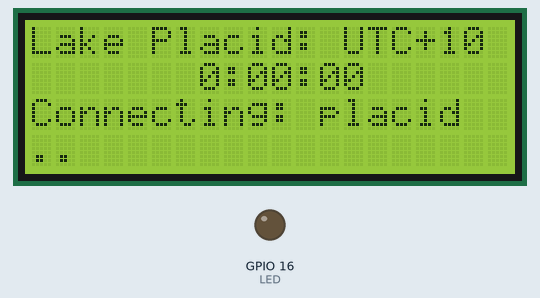
The sketch below on a simulated ESP8266 (NodeMCU). On the bench: 20×4 character LCD, output pins drawn as LEDs (lit = HIGH). WiFi joins after 1.5 s; servers stay silent unless stated.

Above: at 1.2 s.
At 2.1 s:
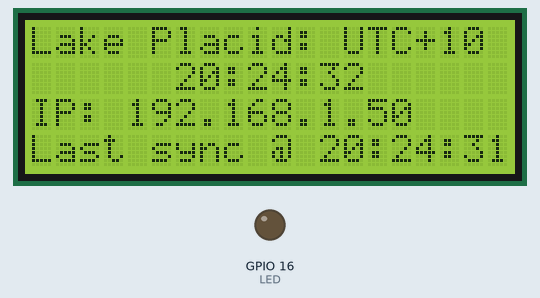
At 19.1 s:
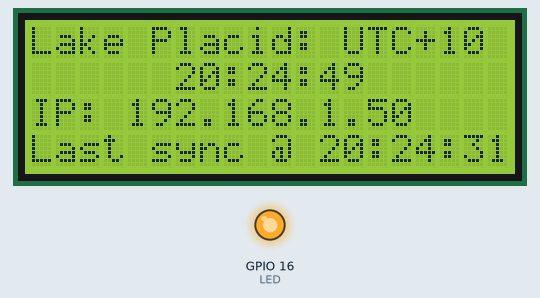
At 37.1 s:
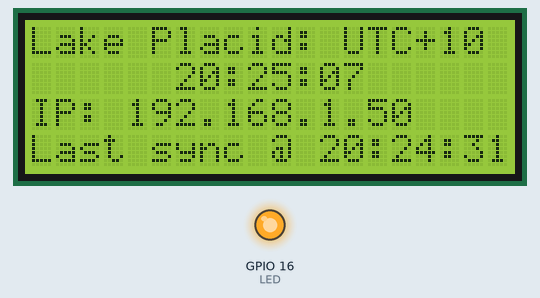
Timing chart, 0 to 40.0 s (numbered marks = the images above):
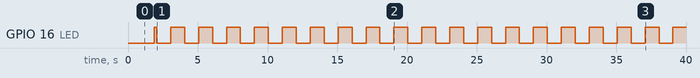

Measured:
- by itself, GPIO 16 (LED): repeats every 2.0 s: LOW 1.0 s, HIGH 1.0 s
- what the display in image 0 shows lasts 0.7 s, from 1.2 s to 1.9 s
- what the display in image 2 shows lasts 1.0 s, from 19.1 s to 20.1 s

The sketch:

esp8266_I2C_LCD_timerIRQ_ntp.ino
```cpp
/* -*- mode: c++; -*-
 *
 * ESP8266 DEMONSTRATION of I2C and LCD, 1-bit LED output, and Serial communications.
 *         Application is a time-of-day clock using timer interrupts with ntp
 *         client calls to synchronise time daily.
 *
 *   p.musumeci@ieee.org Jan-2016
 *
 * NOTE: Section 3.1.1 "General Purpose Input/Output Interface (GPIO)",
 *       p.17 of document 0A-ESP8266__Datasheet__EN_v4.4.pdf states
 *           All digital IO pins are protected from over-voltage with a
 *           snap-back circuit connected between the pad and ground. The
 *           snap back voltage is typically about 6V, and the holding
 *           voltage is 5.8V. This provides protection from over-voltages
 *           and ESD. The output devices are also protected from reversed
 *           voltages with diodes.
 *       That is, the ESP8266 gpio pins appear to be 5V tolerant so in this work, the
 *       peripheral devices such as the PCF8574T (LCD backpack) and the MAX7219 (LED
 *       dot matrix driver) are powered by 5V with I2C and SPI lines directly connected
 *       to the ESP8266 which is powered by 3.3V. In general, the input/output lines are
 *       connected to 3.3V signals.
 *
 * THE HARDWARE USED HERE
 *
 * - An FTDI-232RL based usb-uart adapter is used in 3.3V mode, and connected as described in
 *   Figure "ESP to Serial" at https://github.com/esp8266/Arduino/blob/master/doc/boards.md
 *
 *   NOTE: the circuit at https://github.com/esp8266/Arduino/blob/master/doc/ESP_to_serial.png
 *         shows direct connection between the 3.3V supply from the USB-uart interface and the
 *         3.3V from the ESP8266 board - you should keep these supplies separate (unless your
 *         USB-uart power source really is strong enough to drive everything).
 *
 * - The ESP-12E module is on a WHITE daughterboard (0.1" pinouts) with the 3.3V regulator added
 *   on the underside and (very important) the middle bridging 0-Ohm resistor removed on top.
 *   See http://www.electrodragon.com/product/esp8266-smd-adapter-board-wi07-12/
 *
 * - The WHITE daughterboard has R1 and R3 of Figure "ESP to Serial" already installed, so pay
 *   careful attention to adding R2 and R4 as noted below:
 *
 *                 ESP-12 series connections (top view)
 *
 *    FTDI-RTS & add R4=10K    ___________
 *    pullup to 3.3V....RESET o           o GPIO1/RX....FTDI-TX   (top right)
 *                        adc o           o GPIO3/TX....FTDI-RX
 *    (R1 pullup on LHS) CHPD o           o gpio5/I2C_scl
 *    theButton........GPIO16 o           o gpio4/I2C_sda
 *             gpio14/SPI_sck o           o GPIO0.......FTDI-DTR & add R2=10K pullup to 3.3V
 *            gpio12/SPI_miso o           o gpio2.......DHT11 temperature&humidity sensor or One-Wire
 *            gpio13/SPI_mosi o           o gpio15/SPI_ss (R3 pulldown on RHS)
 *    +ve power supply....VCC o           o GND.........FTDI GND & power supply GND
 *                             -----------
 *
 *                           [R1] [0Ohm] [R3]
 *                                  ^--- remove this 0Ohm bridge if using the 3.3V reg
 *
 * - The PCF8574T I2C io expander can be soldered directly on to the LCD module.
 *
 * + An optional LED driven by GPIO16 can be selected in order to free up the line used for
 *   serial output. Feed GPIO16 via a 1K resistor to an LED and define LEDon16 below.
 *   (this line is used later for a user input switch)
 *
 * THE SOFTWARE USED HERE
 *
 * - To simplify use of the display on the I2C "LCD backpack", we take files from
 *   NewliquidCrystal_1.3.4.zip (https://bitbucket.org/fmalpartida/new-liquidcrystal/downloads)
 *   to _replace_ the default library LiquidCrystal (on OS-X, check for a location such as
 *   /Applications/Arduino.app/Contents/Java/libraries/LiquidCrystal into which the files of
 *   NewliquidCrystal are copied).
 *
 *   NOTE: the esp8266 compiler chain fails on SR (shift register) and Software protocol variants
 *         of NewliquidCrystal so just remove or rename files matching {*_SR*, SI2C*, *_SI2C*}.
 *         In sh:  for x in *_SR* SI2C* *_SI2C* ; do echo $x ; mv ${x} ${x}_disabled ; done
 *
 * - The ESP8266 environment provides extern C functions to specify a timer interrupt function
 *   to call back when a software based timeout occurs. This uses an os_timer_t data structure
 *   that is specified via os_timer_setfn() which also specifies the user call back. The timer
 *   interrupt interval is set by a call to os_timer_arm() which in this example sets the timer
 *   mode to continuous operation.
 *
 * - Pin allocations are documented at
 *       http://www.esp8266.com/wiki/doku.php?id=esp8266_gpio_pin_allocations
 *     Booting up in a UART-enabled mode (the default) means GPIO1 provides
 *     uart-TX and GPIO3 provides uart-RX.
 *
 * REFERENCES
 * 1 What works, what doesn't -- https://github.com/esp8266/Arduino/blob/master/doc/reference.md
 * 2 Using newLiquidCrystal from https://bitbucket.org/fmalpartida/new-liquidcrystal/wiki/Home and see also
 *   http://tronixstuff.com/2014/09/24/tutorial-serial-pcf8574-backpacks-hd44780-compatible-lcd-modules-arduino/
 * 3 http://www.switchdoc.com/2015/10/iot-esp8266-timer-tutorial-arduino-ide/
 * 4 Ntp access was inspired by https://github.com/Nurgak/Electricity-usage-monitor (example) but then I read
 *   the NTPClient-Arduino example.
 *
 *
 * + Possible display info https://code.google.com/archive/p/arudino-maxmatrix-library/
 */

//
// Application configuration (and includes)
//

// define IO setup
#define lcd_ROWS 4
#define lcd_COLS 20
#define LEDon16 1

// define default time zone and daily synchronisation time
#define Tzone (+10)
// schedule ntp time sync each day at, say, 2:03:04 ...
#define TimeSync_hours (2)
#define TimeSync_mins  (3)
#define TimeSync_secs  (4)

#define lcd_setCursorSyncFlag lcd.setCursor(lcd_COLS-2,1)

// Choose 1/4 second resolution for maintaining daytime
#define Timer_IRQ_Interval_ms 250
#define Timer_IRQs_per_second   4

#include <ESP8266WiFi.h>
#include <WiFiUdp.h>

#include <Wire.h>
#include <LiquidCrystal_I2C.h>
//
// Instantiate LCD at I2C backpack address 0x27
// - LCD operates in 4-bit data mode
// - I2C address = PCF8574T base address 0x20 + least significant 3 bits set by user
//
#define BACKLIGHT_PIN  3        // PCF8574 connections to the LCD
#define En_pin         2        //
#define Rw_pin         1        //
#define Rs_pin         0        //
#define D4_pin         4        // b4
#define D5_pin         5        // b5
#define D6_pin         6        // b6
#define D7_pin         7        // b7
//
LiquidCrystal_I2C  lcd(0x27,En_pin,Rw_pin,Rs_pin,D4_pin,D5_pin,D6_pin,D7_pin);

// Choose LED to flash
#if defined(__AVR__)
#define LED 13  // Atmel/AVR
#else
#if defined( LEDon16 )
#define LED 16  // Use free gpio pin to drive an LED, which allows Serial to be used
#else
#define LED  2  // Default ESP8266 LED on the TX line (LED use interferes with Serial port use)
#endif
#endif

// end of config
///////////////////////////////////////////////////////////////////////////
//
// Define lcd convenience functions
//
void clear_lcd_row( int r )             // overwrites text with ' ' chars
{
  lcd.setCursor(0,r);
  for ( int i=0; i<lcd_COLS; i++ ) lcd.print(' ');
  lcd.setCursor(0,r);
}
//
const int ts_pads = (lcd_COLS-8)/2;
void display_time( char* time_str )     // display time string
{
  for ( int x=0; x<ts_pads; x++ ) lcd.print(' ');
  lcd.print( time_str );
}

///////////////////////////////////////////////////////////////////////////
//
// Timer interrupts
//

extern "C" {
#include "user_interface.h"
}

os_timer_t myTimer_variable;

int clock_tick;       // increment in IRQ_handler()
                      // tested/read/cleared in main()
#define FSM_OFF (-1)
int fsm_tick=FSM_OFF; // increment in IRQ_handler()
                      // used by state machines that need timing
                      // set to FSM_OFF when inactive

int clock_colon;                        // flashing colon control
int dt_secs, dt_mins, dt_hours; // daytime keeping vars
//
// Variables for time display
#define time_slen 12            // handles dd:dd:dd0
char time_str[time_slen];       // new computed value
char lcd_data[time_slen];       // value currently on LCD

// define timerCallback (minimal length)
void timerCallback(void *pArg)
{
  clock_tick++;
  if ( fsm_tick >= 0) fsm_tick++;
}

// - calls ESP timer config and interrupt call back setup functions
void setup_timer_interrupt_system()
{
  // attach our time keeping function to ESP's timer call back by calling
  // void os_timer_setfn() with arguments
  //     os_timer_t *pTimer          ... address of time keeping data structure
  //     os_timer_func_t *pFunction  ... address of function to call with
  //                                     prototype void (*functionName)(void *pArg)
  //     void *pArg                  ... optional args
  // Note: call os_timer_setfn() before os_timer_arm()
  os_timer_setfn( &myTimer_variable, timerCallback, NULL);

  // set up 1s time keeping interrupts by calling
  // void os_timer_arm() with arguments
  //     os_timer_t *pTimer          ... time keeping data structure
  //     uint32_t milliseconds       ... millisecs/interrupt
  //     bool repeat                 ... continuous if true
  os_timer_arm( &myTimer_variable, Timer_IRQ_Interval_ms, true);
}

///////////////////////////////////////////////////////////////////////////

//
// WiFi for accessing local network
//

char ssid[] = "placid";             // network SSID (name)
char pass[] = "ISwimAtJosephine";   // network password

// Connection for time synchronisation
unsigned int localPort = 2390;      // Local port to listen for UDP packets
IPAddress timeServerIP;             // time.nist.gov NTP server address
const char* ntpServerName = "time.nist.gov";
const int NTP_PACKET_SIZE = 48;     // NTP time stamp is in the first 48 bytes of the message
byte packetBuffer[NTP_PACKET_SIZE]; // Buffer to hold incoming and outgoing packets

WiFiUDP udp;                        // udp structure used in udp exchanges

// - display current IP and ntp port numbers
void show_netstat()
{
  clear_lcd_row(2);
  lcd.print("IP: ");
  lcd.print(WiFi.localIP());

  clear_lcd_row(3);
  lcd.print("UDP local port: ");
  lcd.print(udp.localPort());
}

// - connect to network and open a udp port
void setup_networking_WIFIclient()
{
  clear_lcd_row(2);
  lcd.print( "Connecting: " );
  lcd.print( ssid );
  clear_lcd_row(3);
  WiFi.begin(ssid, pass);

  int tries=0;
  while (WiFi.status() != WL_CONNECTED) {
    delay(500);
    lcd.print(".");
    if ( ++tries >= lcd_COLS ){ tries=0; clear_lcd_row(3); }
  }
  clear_lcd_row(3);
  lcd.print("IP: ");
  lcd.print(WiFi.localIP());

  clear_lcd_row(2);
  lcd.print("Starting UDP");
  udp.begin(localPort);     // [can dismantle with udp.stop()]
  delay(0);                 // system call to support its real-time activities
  show_netstat();
}

// send an NTP request to the time server at the given address
unsigned long sendNTPpacket(IPAddress& address)
{
  clear_lcd_row(3);
  lcd.print("Sending NTP packet..");
                            // set all bytes in the buffer to 0
  memset(packetBuffer, 0, NTP_PACKET_SIZE);
                            // Initialize values needed to form NTP request
                            // (see URL above for details on the packets)
  packetBuffer[0] = 0b11100011;   // LI, Version, Mode
  packetBuffer[1] = 0;     // Stratum, or type of clock
  packetBuffer[2] = 6;     // Polling Interval
  packetBuffer[3] = 0xEC;  // Peer Clock Precision
  // 8 bytes of zero for Root Delay & Root Dispersion
  packetBuffer[12]  = 49;
  packetBuffer[13]  = 0x4E;
  packetBuffer[14]  = 49;
  packetBuffer[15]  = 52;
                          // all NTP fields have been initialised, send request
  udp.beginPacket(address, 123); //NTP requests are to port 123
  udp.write(packetBuffer, NTP_PACKET_SIZE);
  udp.endPacket();
}

///////////////////////////////////////////////////////////////////////////
//
// Clock synchronisation via udp access to ntp server
//

void set_clock_part1()
{
  fsm_tick=0;
                                //get a random server from the pool
  WiFi.hostByName(ntpServerName, timeServerIP);
  delay(0);                     // system call to support its real-time activities
  sendNTPpacket(timeServerIP);  // send an NTP packet to a time server
  delay(0);                     // system call to support its real-time activities

  lcd_setCursorSyncFlag;        // mark sync as in process
  lcd.print('*');
}

void set_clock_part2()
{
  int cb = udp.parsePacket();
  if (!cb)
  {
    clear_lcd_row(3);
    lcd.print("No packet yet");
  }
  else
  {
    fsm_tick=FSM_OFF;

    clear_lcd_row(3);
    lcd.print("Rx pkt len=");
    lcd.println(cb);
                                            // received a packet so decode
    udp.read(packetBuffer, NTP_PACKET_SIZE);// read packet into the buffer
    delay(0);                               // system call to support its real-time activities

    // Note: the timestamp, as seconds since Jan 1 1900, starts at byte 40 of
    //       the received packet and is encoded as a big-endian 32b word
    //
    unsigned long secsSince1900 = 0;
    for (int i=0; i<4; i++ )          // merge in 4 bytes, assuming most significant come first
      secsSince1900 = (secsSince1900 << 8) | (unsigned long) packetBuffer[40+i];

    clear_lcd_row(3);
    lcd.print("ES=" );
    lcd.print(secsSince1900);
                                      // process the time data assuming Unix form, which
                                      // is in seconds since Jan 1 1970 i.e. 70 years later
    const unsigned long seventyYears = 2208988800UL;
                                                        // subtract seventy years and get
    unsigned long epoch = secsSince1900 - seventyYears; // epoch in Unix form of UTC aka GMT

    clear_lcd_row(3);
    lcd.print("Last sync @ ");

    dt_hours = (epoch  % 86400L) / 3600;  // convert epoch to hr,min,secs
    dt_mins  = (epoch  %   3600) / 60;
    dt_secs  = epoch % 60;
    dt_hours = (dt_hours + Tzone) % 24;   // display local time

    sprintf( time_str, "%2d:%02d:%02d", dt_hours, dt_mins, dt_secs );
    lcd.print( time_str );

    lcd_setCursorSyncFlag;               // mark sync as complete
    lcd.print(' ');
  }
}

///////////////////////////////////////////////////////////////////////////

// - Arduino initialisation
void setup()
{
                                // initialise I2C
  Wire.begin( 4,5 );            // specify SDA==>GPIO4, SCLK==>GPIO5
  // Can also set speed e.g. Wire.setClock( 100000 )

                                // initialise serial comms and LED pin
#if defined( LEDon16 )
  Serial.begin(115200);
#endif
  pinMode(LED, OUTPUT);
                                // activate LCD module for chosen format and
  lcd.begin(lcd_COLS,lcd_ROWS);
  lcd.setBacklightPin(BACKLIGHT_PIN,POSITIVE);
  lcd.setBacklight(HIGH);       // activate backlight

  clock_tick=clock_colon=0;
  dt_secs=dt_mins=dt_hours=0;   // clear daytime keeping vars
  sprintf( time_str, "%2d:%02d:%02d", dt_hours, dt_mins, dt_secs );

  setup_timer_interrupt_system();

                                // initialise time display
  lcd.home();                   // set cursor to 0,0
  lcd.print("Lake Placid: UTC");
  if ( Tzone>0 ) lcd.print('+');
  lcd.print(Tzone);
  lcd.setCursor(0,1);           // move to start of 2nd line
  display_time( time_str );

  setup_networking_WIFIclient();
  set_clock_part1();
}

//
// main user function
//
void loop()
{
  if ( fsm_tick != FSM_OFF )
    set_clock_part2();

  if ( clock_tick>=Timer_IRQs_per_second )
    {
      clock_tick=clock_tick-Timer_IRQs_per_second;  // could make this uninterruptable to be really
                                                    // sure of never losing any Timer_IRQs_per_second
                                                    // events but they are slow anyway

      clock_colon = 1 & (++clock_colon);            // flash colon
      digitalWrite(LED, clock_colon );

      delay(0);                                     // system call to support its real-time activities

      if (++dt_secs==60)                            // add 1 second to time
              {
                dt_secs=0;
                if (++dt_mins==60)
                  {
                    dt_mins=0;
                    if (++dt_hours==24)
                        dt_hours=0;
                  }
              }
      sprintf( time_str, "%2d:%02d:%02d", dt_hours, dt_mins, dt_secs );
      delay(0);                                     // system call to support its real-time activities
      lcd.setCursor(0,1);                          // move to start of 2nd line and overwrite
      delay(0);                                     // system call to support its real-time activities
      display_time( time_str );

      if ( (dt_hours==TimeSync_hours) &&
           (dt_mins==TimeSync_mins  ) &&
           (dt_secs==TimeSync_secs  ) )
           {
              set_clock_part1();
           }

      delay(0);                                     // system call to support its real-time activities
    }
}
```
